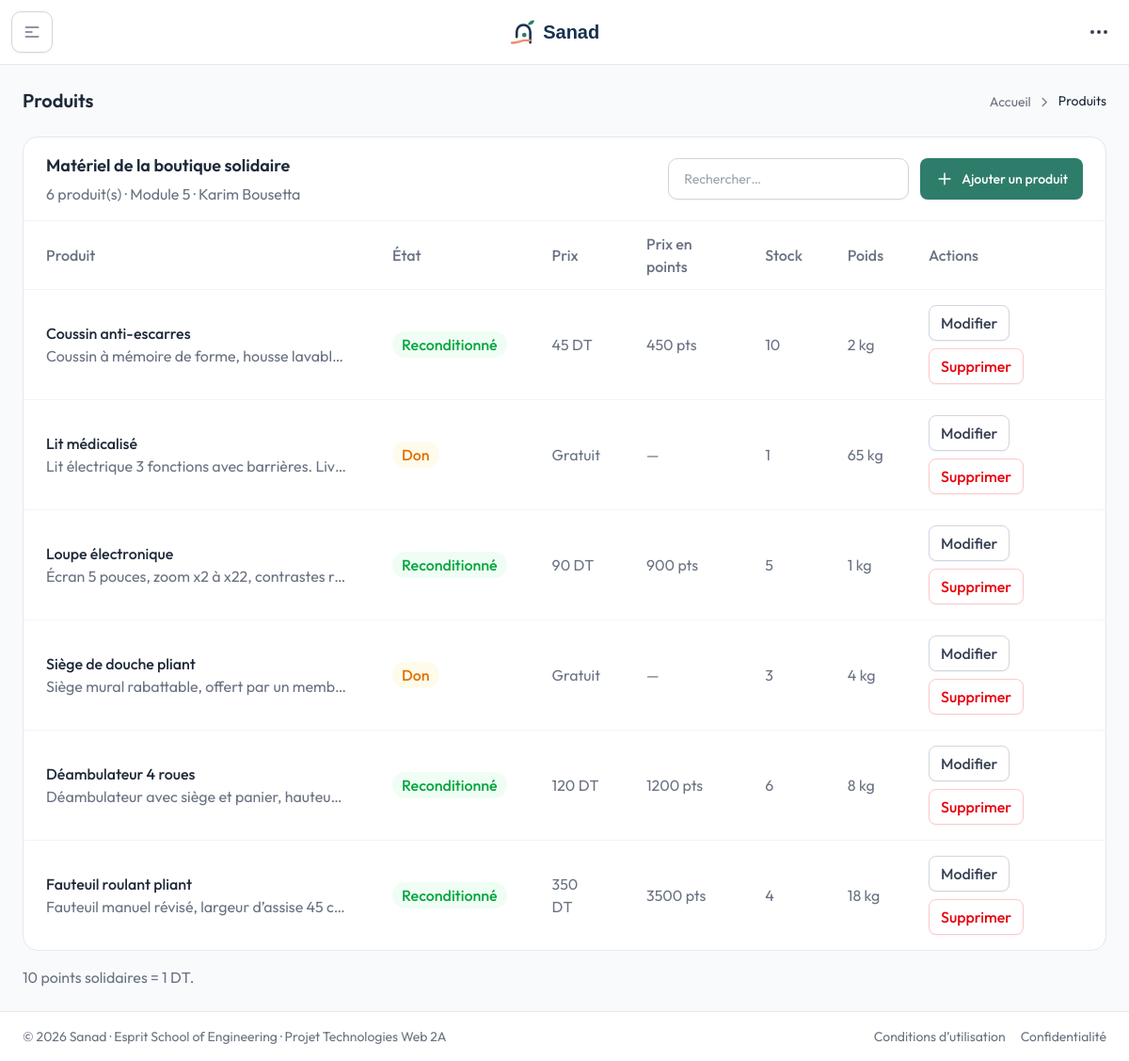
Screenshot of /backoffice/index.php?page=produits (signed in) with the database file from the repository.
### tables this page shows
CREATE TABLE produit (
  id INT AUTO_INCREMENT PRIMARY KEY,
  nom VARCHAR(100) NOT NULL,
  description TEXT NOT NULL,
  etat ENUM('Reconditionné','Don') NOT NULL DEFAULT 'Reconditionné',
  prix DECIMAL(10,2) NOT NULL DEFAULT 0,
  stock INT NOT NULL DEFAULT 0,
  poidsKg DECIMAL(10,2) NULL
);

### backoffice/Controllers/Controller.php (called while the page is built, shortened)
<?php
abstract class Controller
{
    protected function render(string $view, array $data = [], ?string $scriptsView = null): void
    {
        $content      = $this->capture(__DIR__ . '/../Views/' . $view . '.php', $data);
        require_once __DIR__ . '/../Views/includes/layout.php';
    }
    protected function capture(string $file, array $data = []): string
    {
        extract($data);
        require $file;
        return (string) ob_get_clean();
    }
}

### backoffice/Controllers/ProduitController.php (called while the page is built, shortened)
<?php
class ProduitController extends Controller
{
    private PDO $db;
    private AuthController $auth;
    public function __construct()
    {
        $this->db   = Database::getConnexion();
        $this->auth = new AuthController();
    }
    public function index(): void
    {
        $q = trim((string) ($_GET['q'] ?? ''));
        if ($q !== '') {
            $stmt = $this->db->prepare('SELECT * FROM produit WHERE nom LIKE :q1 OR description LIKE :q2 ORDER BY id DESC');
            $stmt->execute(['q1' => '%' . $q . '%', 'q2' => '%' . $q . '%']);
        } else {
            $stmt = $this->db->query('SELECT * FROM produit ORDER BY id DESC');
        }
        $produits = array_map([Produit::class, 'fromArray'], $stmt->fetchAll());
        $this->render('produits', [
            'produits'  => $produits,
            'q'         => $q,
            'csrfToken' => $this->auth->getCsrfToken(),
            'flash'     => AuthController::prendreFlash(),
        ]);
    }
}

### backoffice/index.php (called while the page is built, shortened)
<?php
require_once __DIR__ . '/config.php';
require_once __DIR__ . '/Controllers/Controller.php';
require_once __DIR__ . '/Views/includes/helpers.php';
$page = (string) ($_GET['page'] ?? 'dashboard');
[$controller, $action] = $routes[$page];
(new $controller())->$action();

### backoffice/config.php (called while the page is built, shortened)
<?php
class Database
{
    private static ?PDO $pdo = null;
    public static function getConnexion(): PDO
    {
        if (self::$pdo === null) {
            try {
                self::$pdo = new PDO(
                    'mysql:host=' . self::HOST . ';dbname=' . self::DBNAME . ';charset=utf8mb4',
                    self::USER,
                    self::PASSWORD,
                    [
                        PDO::ATTR_ERRMODE            => PDO::ERRMODE_EXCEPTION,
                        PDO::ATTR_DEFAULT_FETCH_MODE => PDO::FETCH_ASSOC,
                        PDO::ATTR_EMULATE_PREPARES   => false,
                    ]
                );
            } catch (PDOException $e) {
                error_log($e->getMessage());
                http_response_code(500);
                die('Erreur : connexion à la base de données impossible. Vérifiez config.php et que MySQL est démarré.');
            }
        }
        return self::$pdo;
    }
}
if (!function_exists('e')) {
    function e($value): string
    {
        return htmlspecialchars((string) ($value ?? ''), ENT_QUOTES, 'UTF-8');
    }
}

### backoffice/Models/Produit.php (called while the page is built, shortened)
<?php
class Produit
{
    private ?int $id = null;
    private ?string $nom = null;
    private ?string $description = null;
    private ?string $etat = null;
    private ?float $prix = null;
    private ?int $stock = null;
    private ?float $poidsKg = null;
    public static function fromArray(array $row): self
    {
        $o = new self();
        foreach ($row as $key => $value) {
            if (property_exists($o, $key)) {
                $o->$key = $value;
            }
        }
        return $o;
    }
    public function getId(): ?int
    {
        return $this->id;
    }
    public function getNom(): ?string
    {
        return $this->nom;
    }
    public function getDescription(): ?string
    {
        return $this->description;
    }
    public function getEtat(): ?string
    {
        return $this->etat;
    }
    public function getPrix(): ?float
    {
        return $this->prix;
    }
    public function getStock(): ?int
    {
        return $this->stock;
    }
    public function estDon(): bool
    {
        return $this->etat === 'Don';
    }
    public function getPrixPoints(): int
    {
        return (int) round(($this->prix ?? 0) * self::POINTS_PAR_DINAR);
    }
    public function getPoidsKg(): ?float
    {
        return $this->poidsKg;
    }
}

### backoffice/Views/produits.php (the view, shortened to what this page needs)
<?php
$th  = 'px-5 py-3 text-start text-theme-xs font-medium text-gray-500 sm:px-6 dark:text-gray-400';
$td  = 'px-5 py-4 text-start text-theme-sm text-gray-500 sm:px-6 dark:text-gray-400';
$btn = 'inline-flex items-center rounded-lg border px-3 py-1.5 text-theme-xs font-medium shadow-theme-xs';
$nb  = fn(?float $n): string => rtrim(rtrim(number_format((float) $n, 2, ',', ' '), '0'), ',');
?>
<?= filAriane('Produits') ?>
<div class="rounded-2xl border border-gray-200 bg-white dark:border-gray-800 dark:bg-white/3">
  <div class="flex flex-col gap-4 px-5 py-4 sm:flex-row sm:items-center sm:justify-between sm:px-6">
    <div>
      <h3 class="text-lg font-semibold text-gray-800 dark:text-white/90">Matériel de la boutique solidaire</h3>
      <p class="mt-1 text-theme-sm text-gray-500 dark:text-gray-400"><?= count($produits) ?> produit(s)<?= $q !== '' ? ' pour « ' . e($q) . ' »' : '' ?> · Module 5 · Karim Bousetta</p>
    </div>
    <div class="flex flex-col gap-3 sm:flex-row sm:items-center">
      <form action="index.php" method="get" class="w-full sm:w-64">
        <input type="search" name="q" value="<?= e($q) ?>" maxlength="100" placeholder="Rechercher…" aria-label="Rechercher un produit" class="<?= CLASSE_CHAMP ?>" />
      </form>
      <a href="index.php?page=produit-form" class="inline-flex items-center justify-center gap-2 rounded-lg bg-brand-500 px-4 py-3 text-sm font-medium text-white shadow-theme-xs transition hover:bg-brand-600"><svg width="20" height="20" viewBox="0 0 20 20" fill="none"><path d="M10 4.167v11.666M4.167 10h11.666" stroke="currentColor" stroke-width="1.5" stroke-linecap="round"/></svg>Ajouter un produit</a>
    </div>
  </div>
  <div class="max-w-full overflow-x-auto border-t border-gray-100 dark:border-gray-800">
    <table class="min-w-full">
      <thead class="border-b border-gray-100 dark:border-white/5">
        <tr><th class="<?= $th ?>">Produit</th><th class="<?= $th ?>">État</th><th class="<?= $th ?>">Prix</th><th class="<?= $th ?>">Prix en points</th><th class="<?= $th ?>">Stock</th><th class="<?= $th ?>">Poids</th><th class="<?= $th ?>">Actions</th></tr>
      </thead>
      <tbody class="divide-y divide-gray-100 dark:divide-white/5">
        <?php foreach ($produits as $p): ?>
          <tr class="transition hover:bg-gray-50/50 dark:hover:bg-white/2">
            <td class="<?= $td ?>">
              <span class="block font-medium text-gray-800 dark:text-white/90"><?= e($p->getNom()) ?></span>
              <span class="block max-w-xs truncate text-theme-xs"><?= e($p->getDescription()) ?></span>
            </td>
            <td class="<?= $td ?>">
              <?php if ($p->estDon()): ?>
                <span class="inline-flex rounded-full bg-amber-50 px-2.5 py-0.5 text-theme-xs font-medium text-amber-600 dark:bg-amber-500/15 dark:text-orange-400">Don</span>
              <?php else: ?>
                <span class="inline-flex rounded-full bg-green-50 px-2.5 py-0.5 text-theme-xs font-medium text-green-600 dark:bg-green-500/15 dark:text-green-500"><?= e($p->getEtat()) ?></span>
              <?php endif; ?>
            </td>
            <td class="<?= $td ?>"><?= $p->getPrix() > 0 ? e($nb($p->getPrix())) . ' DT' : 'Gratuit' ?></td>
            <td class="<?= $td ?>"><?= $p->getPrix() > 0 ? (int) $p->getPrixPoints() . ' pts' : '—' ?></td>
            <td class="<?= $td ?>"><?= (int) $p->getStock() === 0 ? '<span class="text-red-500">Épuisé</span>' : (int) $p->getStock() ?></td>
            <td class="<?= $td ?>"><?= $p->getPoidsKg() !== null ? e($nb($p->getPoidsKg())) . ' kg' : '—' ?></td>
            <td class="<?= $td ?>">
              <div class="flex flex-wrap items-center gap-2">
                <a href="index.php?page=produit-edit&amp;id=<?= (int) $p->getId() ?>" class="<?= $btn ?> border-gray-300 bg-white text-gray-700 hover:bg-gray-50 dark:border-gray-700 dark:bg-gray-800 dark:text-gray-300">Modifier</a>
                <form action="index.php?page=produit-delete" method="post" data-confirm="Supprimer « <?= e($p->getNom()) ?> » de la boutique ?">
                  <button type="submit" class="<?= $btn ?> border-red-200 bg-white text-red-600 hover:bg-red-50 dark:border-red-500/30 dark:bg-transparent dark:text-red-400">Supprimer</button>
                </form>
              </div>
            </td>
          </tr>
        <?php endforeach; ?>
      </tbody>
    </table>
  </div>
</div>
<p class="mt-4 text-theme-sm text-gray-500 dark:text-gray-400"><?= Produit::POINTS_PAR_DINAR ?> points solidaires = 1 DT.</p>

### rows the page displays
produit: nom "Coussin anti-escarres", description "Coussin à mémoire de forme, housse lavabl…", etat "Reconditionné", prix "45", prix "450", stock "10", poidsKg "2"
produit: nom "Lit médicalisé", description "Lit électrique 3 fonctions avec barrières. Liv…", etat "Don", prix "Gratuit", stock "1", poidsKg "65"
produit: nom "Loupe électronique", description "Écran 5 pouces, zoom x2 à x22, contrastes r…", etat "Reconditionné", prix "90", prix "900", stock "5", poidsKg "1"
produit: nom "Siège de douche pliant", description "Siège mural rabattable, offert par un memb…", etat "Don", prix "Gratuit", stock "3", poidsKg "4"
produit: nom "Déambulateur 4 roues", description "Déambulateur avec siège et panier, hauteu…", etat "Reconditionné", prix "120", prix "1200", stock "6", poidsKg "8"
produit: nom "Fauteuil roulant pliant", description "Fauteuil manuel révisé, largeur d’assise 45 c…", etat "Reconditionné", prix "350", prix "3500", stock "4", poidsKg "18"

### other values shown
$titre "Produits"
count($produits) "6"
Produit::POINTS_PAR_DINAR "10"
